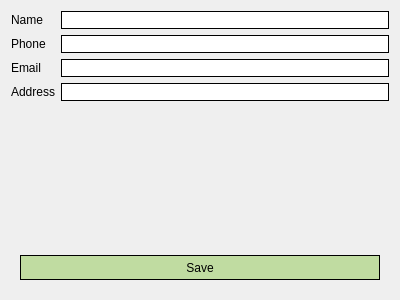
<?xml version="1.0" encoding="UTF-8"?>
<ui version="4.0">
 <class>ViewUpdateUser</class>
 <widget class="QWidget" name="ViewUpdateUser">
  <property name="geometry">
   <rect>
    <x>0</x>
    <y>0</y>
    <width>400</width>
    <height>300</height>
   </rect>
  </property>
  <property name="windowTitle">
   <string>Form</string>
  </property>
  <property name="styleSheet">
   <string notr="true">#UpdateUserView{
background-color: rgb(227, 238, 219);
}

QLabel{
	color: rgb(0, 0, 0);
	font: 700 9pt &quot;Segoe UI&quot;;
}

QLineEdit{
	font: 9pt &quot;Segoe UI&quot;;
	background-color: rgb(255, 255, 255);
	border: 1px solid;
	color: rgb(0, 0, 0);
}

QPushButton{
	border: 1px solid;
	color: rgb(0, 0, 0);
	font: 700 9pt &quot;Segoe UI&quot;;
	background-color: rgb(192, 220, 161);
}</string>
  </property>
  <layout class="QVBoxLayout" name="verticalLayout" stretch="1,0">
   <item>
    <layout class="QGridLayout" name="editUserLayout">
     <item row="1" column="0">
      <widget class="QLabel" name="PhoneLabel">
       <property name="text">
        <string>Phone</string>
       </property>
      </widget>
     </item>
     <item row="2" column="0">
      <widget class="QLabel" name="emailLabel">
       <property name="text">
        <string>Email</string>
       </property>
      </widget>
     </item>
     <item row="3" column="0">
      <widget class="QLabel" name="addressLabel">
       <property name="text">
        <string>Address</string>
       </property>
      </widget>
     </item>
     <item row="0" column="0">
      <widget class="QLabel" name="nameLabel">
       <property name="text">
        <string>Name</string>
       </property>
      </widget>
     </item>
     <item row="0" column="1">
      <widget class="QLineEdit" name="nameLineEdit"/>
     </item>
     <item row="1" column="1">
      <widget class="QLineEdit" name="phoneLineEdit"/>
     </item>
     <item row="2" column="1">
      <widget class="QLineEdit" name="emailLineEdit"/>
     </item>
     <item row="3" column="1">
      <widget class="QLineEdit" name="addressLineEdit"/>
     </item>
    </layout>
   </item>
   <item>
    <widget class="QWidget" name="saveLayout" native="true">
     <property name="maximumSize">
      <size>
       <width>16777215</width>
       <height>200</height>
      </size>
     </property>
     <layout class="QVBoxLayout" name="verticalLayout_2">
      <item>
       <widget class="QLabel" name="errorLabel">
        <property name="text">
         <string/>
        </property>
        <property name="alignment">
         <set>Qt::AlignmentFlag::AlignCenter</set>
        </property>
       </widget>
      </item>
      <item>
       <widget class="QPushButton" name="saveButton">
        <property name="minimumSize">
         <size>
          <width>0</width>
          <height>25</height>
         </size>
        </property>
        <property name="text">
         <string>Save</string>
        </property>
       </widget>
      </item>
     </layout>
    </widget>
   </item>
  </layout>
 </widget>
 <resources/>
 <connections/>
</ui>
